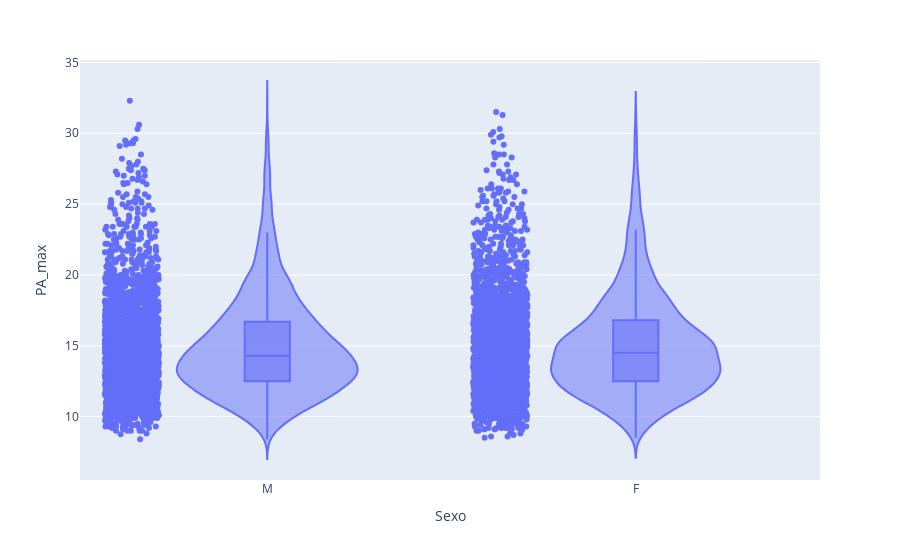

This figure's notebook cell:
### Code cell
fig_PA = px.violin(df, y="PA_max",x='Sexo', box=True,points='all',)
fig_PA.show()

### Figure 1 — Plotly figure (JSON) as saved in the notebook; plotly's stock layout.template omitted (floating-point values rounded to 4 significant figures; data arrays with more than 128 entries replaced by an {"elided": "..."} marker saying what was removed)
{"data": [{"alignmentgroup": "True", "box": {"visible": true}, "hovertemplate": "Sexo=%{x}<br>PA_max=%{y}<extra></extra>", "legendgroup": "", "marker": {"color": "#636efa"}, "name": "", "offsetgroup": "", "orientation": "v", "points": "all", "scalegroup": "True", "showlegend": false, "type": "violin", "x": {"elided": "5000 str values"}, "x0": " ", "xaxis": "x", "y": {"elided": "5000 float values"}, "y0": " ", "yaxis": "y"}], "layout": {"legend": {"tracegroupgap": 0}, "margin": {"t": 60}, "violinmode": "group", "xaxis": {"anchor": "y", "domain": [0, 1], "title": {"text": "Sexo"}}, "yaxis": {"anchor": "x", "domain": [0, 1], "title": {"text": "PA_max"}}}}
